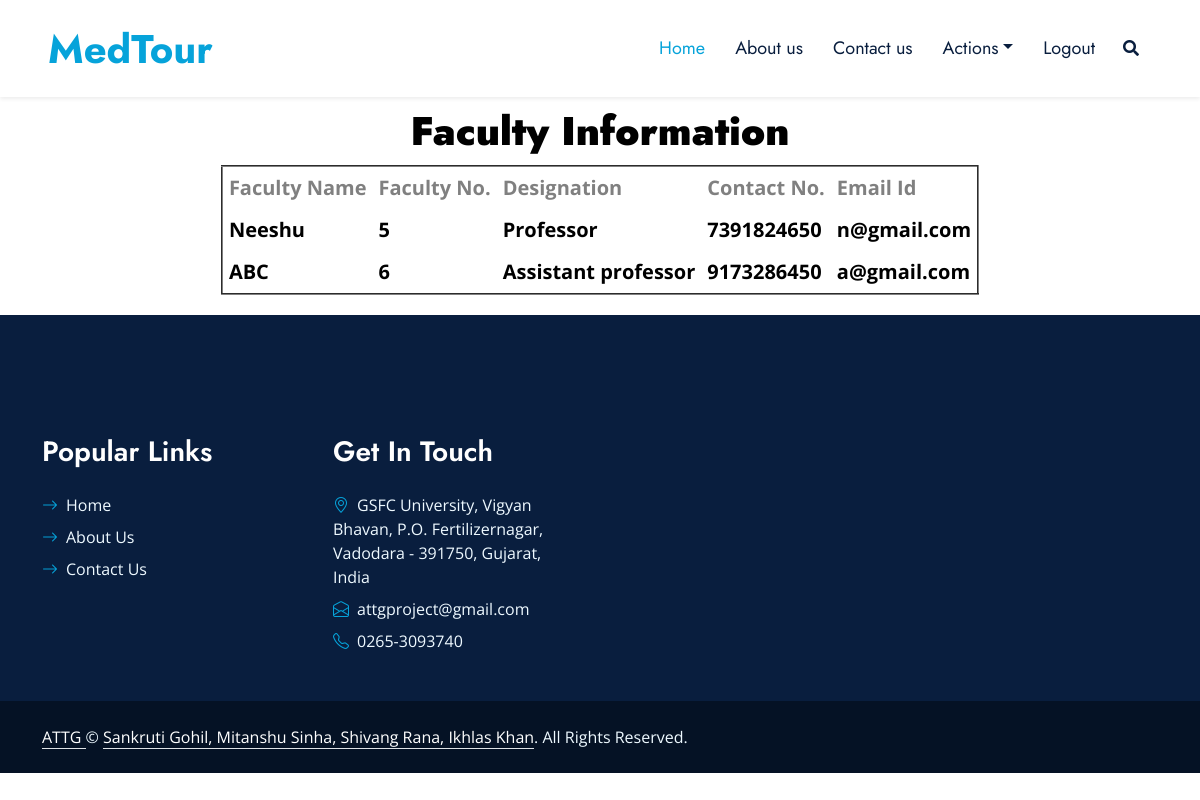
The page /FacultyView.php on the database its author committed.
### tables this page shows
CREATE TABLE IF NOT EXISTS `faculty` (
  `fn` varchar(50) NOT NULL,
  `fno` bigint(20) NOT NULL,
  `fdg` varchar(20) NOT NULL,
  `fcno` bigint(20) NOT NULL,
  `fmail` varchar(20) NOT NULL
);

### FacultyView.php (the view, shortened to what this page needs)
<!DOCTYPE HTML>
<html>
<head>
    <link href="https://cdnjs.cloudflare.com/ajax/libs/font-awesome/5.10.0/css/all.min.css" rel="stylesheet">
    <link href="https://cdn.jsdelivr.net/npm/bootstrap-icons@1.4.1/font/bootstrap-icons.css" rel="stylesheet">
    <link href="lib/owlcarousel/assets/owl.carousel.min.css" rel="stylesheet">
    <link href="lib/animate/animate.min.css" rel="stylesheet">
    <link href="lib/tempusdominus/css/tempusdominus-bootstrap-4.min.css" rel="stylesheet" />
    <link href="lib/twentytwenty/twentytwenty.css" rel="stylesheet" />
    <link href="css/bootstrap.min.css" rel="stylesheet">
    <link href="css/style.css" rel="stylesheet">
</head>
<body>
    <nav class="navbar navbar-expand-lg bg-white navbar-light shadow-sm px-5 py-3 py-lg-0">
        <a href="index2.html" class="navbar-brand p-0">
            <h1 class="m-0 text-primary">MedTour</h1>
        </a>
        <div class="collapse navbar-collapse" id="navbarCollapse">
            <div class="navbar-nav ms-auto py-0">
                <a href="index2.html" class="nav-item nav-link active">Home</a>
                <a href="about.html" class="nav-item nav-link">About us</a>
                <a href="acontact.html" class="nav-item nav-link">Contact us</a>
                <div class="nav-item dropdown">
                    <li class="nav-item dropdown">
                        <a href="#" class="nav-link dropdown-toggle" data-bs-toggle="dropdown">Actions</a>
                    </div>
                <a href="index.html" onclick="return confirm('Are you sure you want to Logout ?')" class="nav-item nav-link">Logout</a>
            </div>
            <button type="button" class="btn text-dark" data-bs-toggle="modal" data-bs-target="#searchModal"><i class="fa fa-search"></i></button>
        </div>
    </nav>
        <h1 class="impact" style="color: black; text-align: center; margin: 10px">
            <b>Faculty Information</b>
        </h1>
<form>
        <table align="center" cellpadding="6" border="2">
<tr>
<th>Faculty Name</th>
<th>Faculty No.</th>
<th>Designation</th>
<th>Contact No.</th>
<th>Email Id</th>
</tr>
<tr>
<?php
$con=mysql_connect("localhost","root","");
if($con)
{
$sql="select * from `faculty`";
$result=mysql_query($sql,$con);
while($row=mysql_fetch_array($result))
{
    $DB_Fname=$row['fn'];
    $DB_Fno=$row['fno'];
    $DB_Fdesg=$row['fdg'];
    $DB_Fcno=$row['fcno'];
    $DB_Fmail=$row['fmail'];
?>
<td><?php echo $DB_Fname;?></td>
<td><?php echo $DB_Fno;?></td>
<td><?php echo $DB_Fdesg;?></td>
<td><?php echo $DB_Fcno;?></td>
<td><?php echo $DB_Fmail;?></td>
</tr>
<?php
}
}
?>
</table>
</form>
<div class="container-fluid bg-dark text-light py-5 wow fadeInUp" data-wow-delay="0.3s" style="margin-top: 20px;">
        <div class="container pt-5">
            <div class="row g-5 pt-4">
                <div class="col-lg-3 col-md-6">
                    <h3 class="text-white mb-4">Popular Links</h3>
                    <div class="d-flex flex-column justify-content-start">
                        <a class="text-light mb-2" href="index2.html"><i class="bi bi-arrow-right text-primary me-2"></i>Home</a>
                        <a class="text-light mb-2" href="aabout.html"><i class="bi bi-arrow-right text-primary me-2"></i>About Us</a>
                        <a class="text-light mb-2" href="acontact.html"><i class="bi bi-arrow-right text-primary me-2"></i>Contact Us</a>
                    </div>
                </div>
                <div class="col-lg-3 col-md-6">
                    <h3 class="text-white mb-4">Get In Touch</h3>
                    <p class="mb-2"><i class="bi bi-geo-alt text-primary me-2"></i>GSFC University, Vigyan Bhavan, P.O. Fertilizernagar, Vadodara - 391750, Gujarat, India</p>
                    <p class="mb-2"><i class="bi bi-envelope-open text-primary me-2"></i>attgproject@gmail.com</p>
                    <p class="mb-0"><i class="bi bi-telephone text-primary me-2"></i>0265-3093740</p>
                </div>
            </div>
        </div>
    </div>
    <div class="container-fluid text-light py-4" style="background: #051225;">
        <div class="container">
            <div class="row g-0">
                <div class="col-md-9 text-center text-md-start">
                    <p class="mb-md-0"><a class="text-white border-bottom" href="#">ATTG </a>&copy; <a class="text-white border-bottom" href="#">Sankruti Gohil, Mitanshu Sinha, Shivang Rana, Ikhlas Khan</a>. All Rights Reserved.</p>
                </div>
            </div>
        </div>
    </div>
</body>
</html>

### css/style.css (style rules this page uses)
:root { --primary: #06A3DA; --secondary: #F57E57; --light: #EEF9FF; --dark: #091E3E; }
h1, h2, .font-weight-bold { font-weight: 700 !important; }
h3, h4, .font-weight-semi-bold { font-weight: 600 !important; }
.btn { font-family: 'Jost', sans-serif; font-weight: 600; transition: .5s; }
.navbar-light .navbar-nav .nav-link { font-family: 'Jost', sans-serif; padding: 35px 15px; font-size: 18px; color: var(--dark); outline: none; transition: .5s; }
.navbar-light .navbar-nav .nav-link:hover, .navbar-light .navbar-nav .nav-link.active { color: var(--primary); }

### FacultyView.php (style rules this page uses)
td { font-weight: bold; color: black; font-size: 20px; }
th { font-weight: bold; color: gray; font-size: 20px; }

### rows shown on the page
faculty: fn "Neeshu", fno "5", fdg "Professor", fcno "7391824650", fmail "n@gmail.com"
faculty: fn "ABC", fno "6", fdg "Assistant professor", fcno "9173286450", fmail "a@gmail.com"
